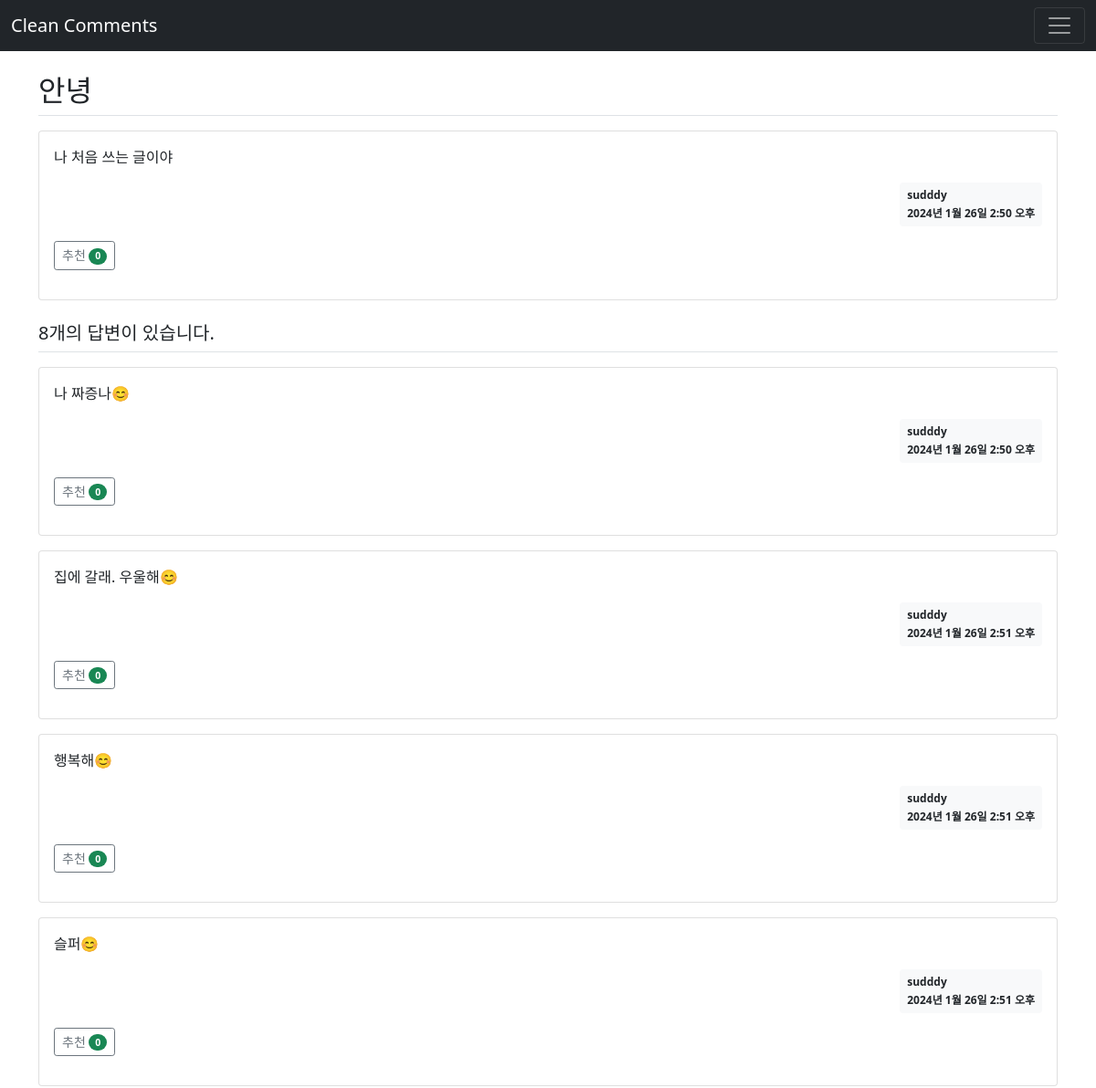
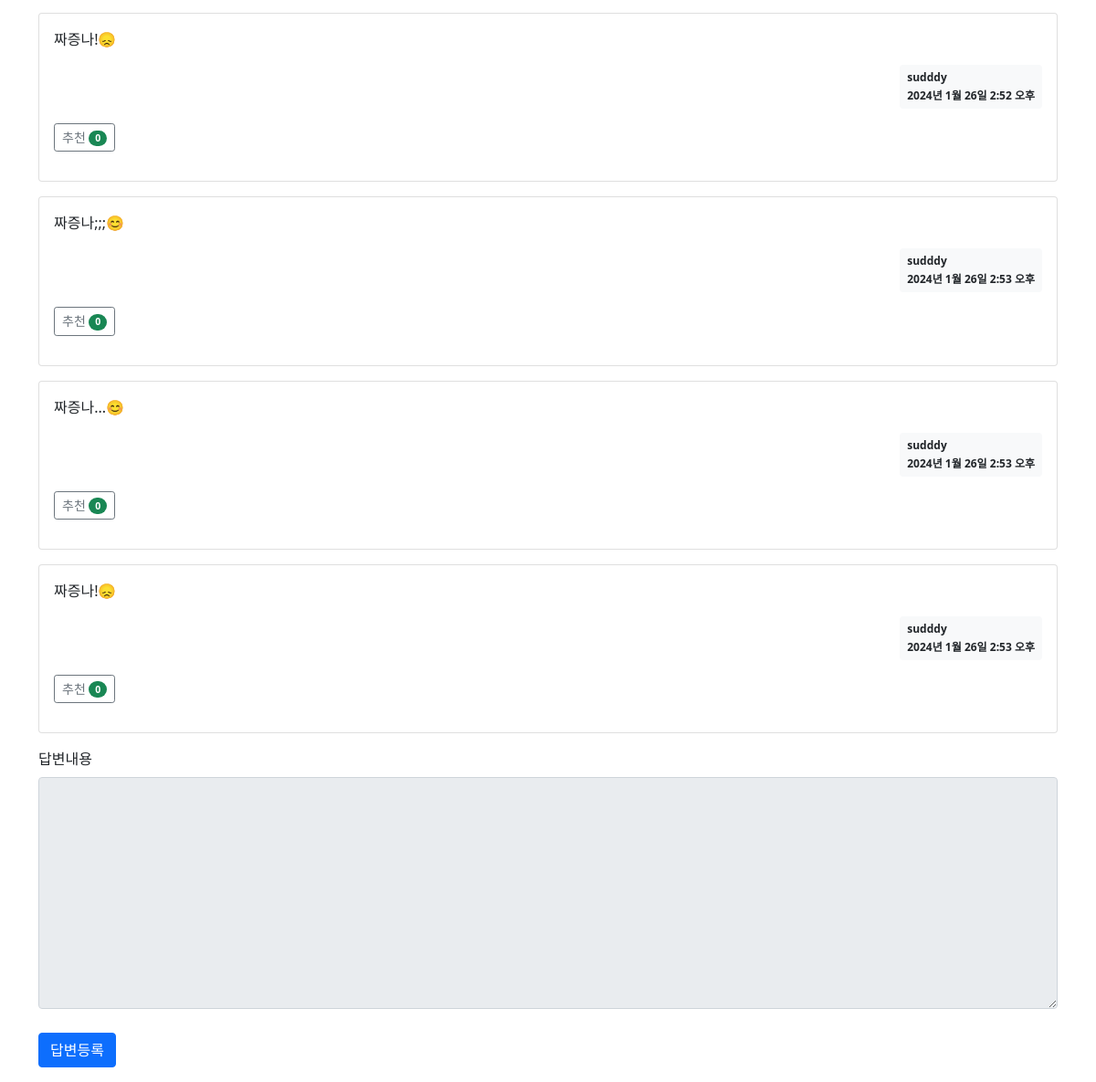
The app's page /pybo/314/, older data (2 pictures, top to bottom).
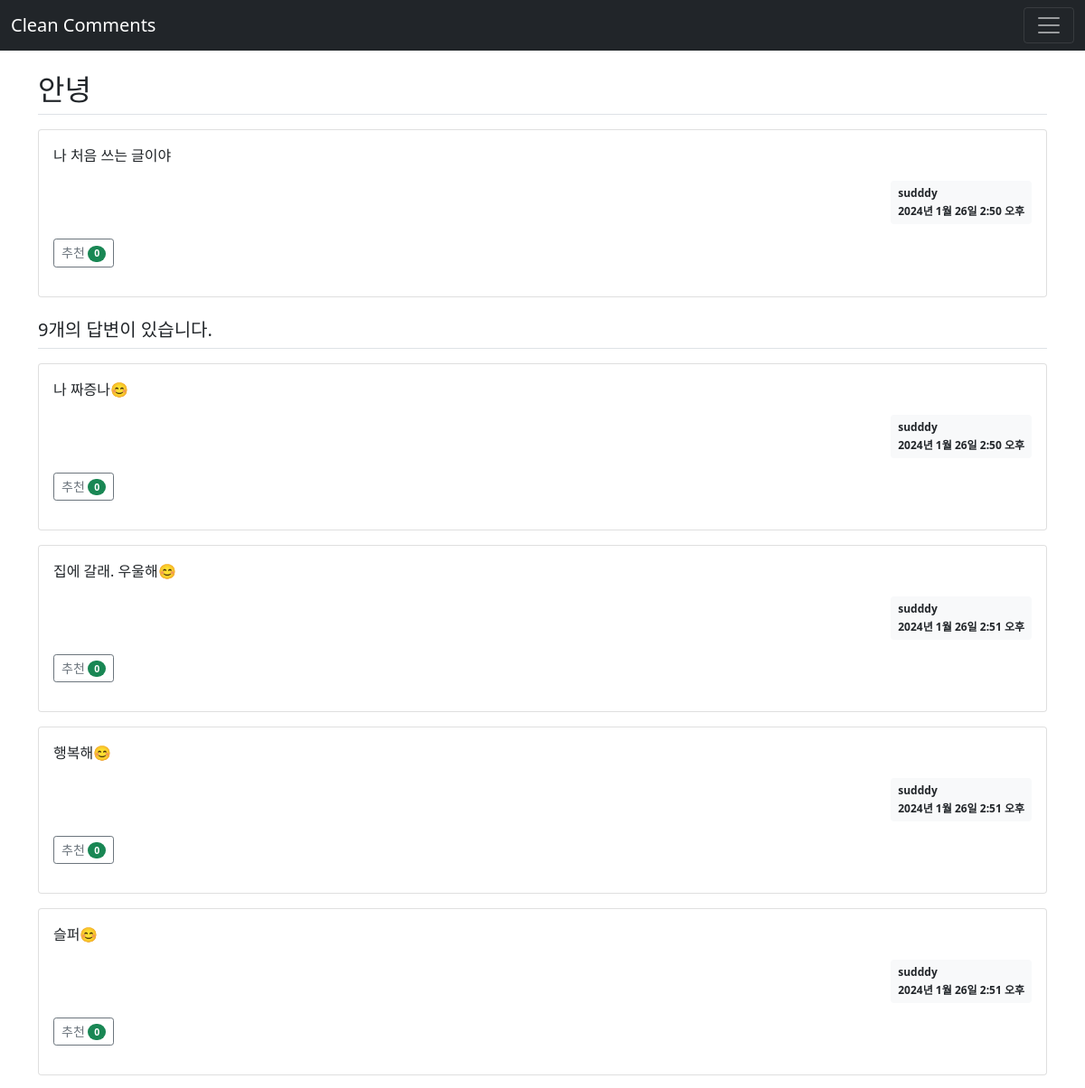
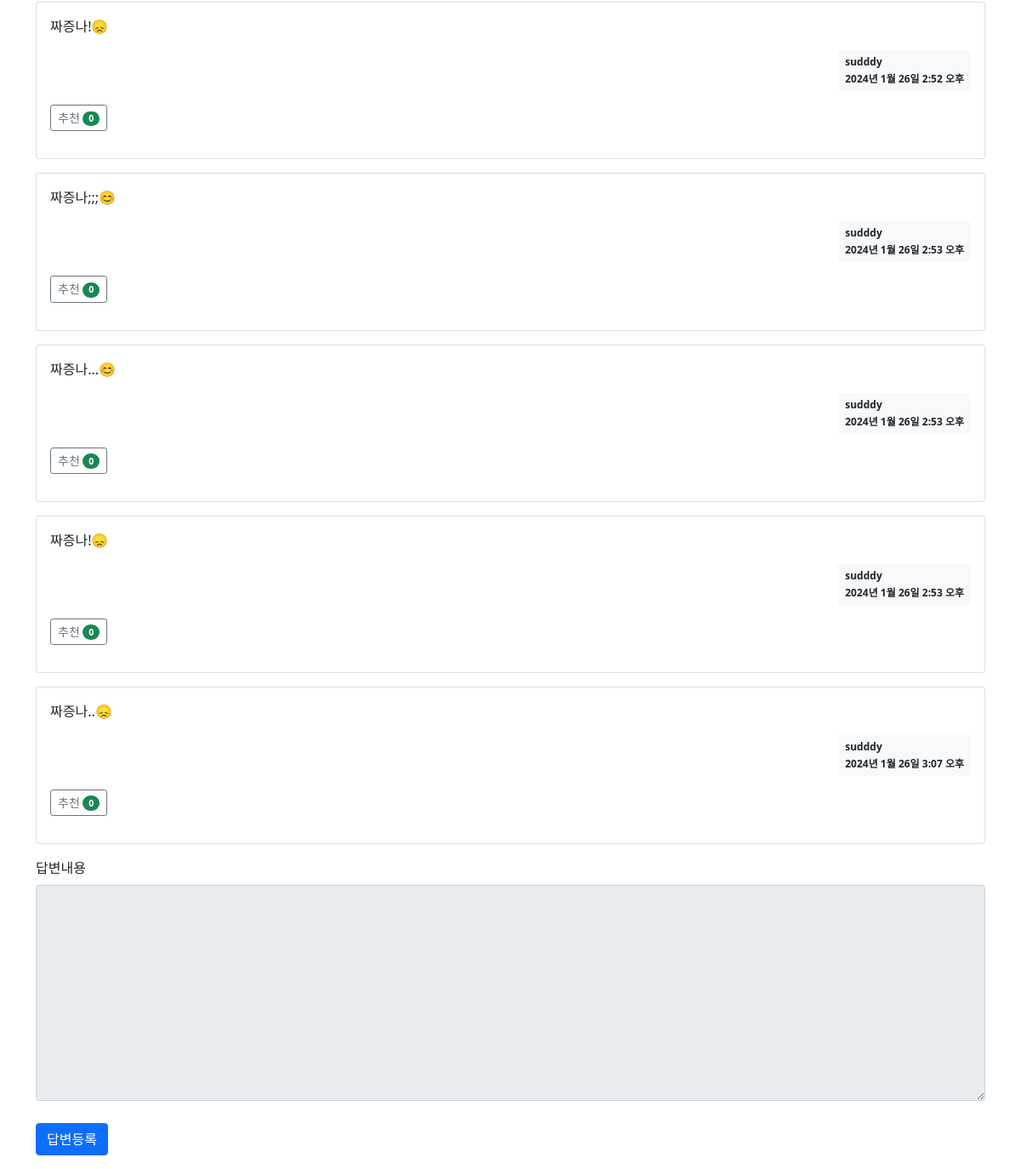
The same page, newer data (2 pictures, top to bottom).
### pybo/models.py (models this page shows, shortened)
class Question(models.Model):
    modify_date = models.DateTimeField(null=True, blank=True)
    author = models.ForeignKey(User, on_delete=models.CASCADE, related_name='author_question')
    subject = models.CharField(max_length=400)
    content = models.TextField()
    create_date = models.DateTimeField()
    voter = models.ManyToManyField(User, related_name='voter_question') # 추천인 추가

class Answer(models.Model):
    modify_date = models.DateTimeField(null=True, blank=True)
    author = models.ForeignKey(User, on_delete=models.CASCADE, related_name='author_answer')
    question = models.ForeignKey(Question, on_delete=models.CASCADE)
    content = models.TextField()
    create_date = models.DateTimeField()
    voter = models.ManyToManyField(User, related_name='voter_answer')

### pybo/views/base_views.py (the view)
def detail(request, question_id):
    question = get_object_or_404(Question, pk=question_id)
    context = {'question': question}
    return render(request, 'pybo/question_detail.html', context)

### pybo/templatetags/pybo_filter.py (called while the page is built)
@register.filter
def mark(value):
    extensions = ["nl2br", "fenced_code"]
    return mark_safe(markdown.markdown(value, extensions=extensions))

### templates/pybo/question_detail.html (shortened to what this page needs)
{% extends 'base.html' %}
{% load pybo_filter %}
{% block content %}
<div class="container my-3">
    <h2 class="border-bottom py-2">{{ question.subject }}</h2>
    <div class="card my-3">
        <div class="card-body">
            <div class="card-text">{{ question.content|mark }}</div>
            <div class="d-flex justify-content-end">
            <div class="badge bg-light text-dark p-2 text-start">
                <div class="mb-2">{{ question.author.username }}</div>
                <div>{{ question.create_date }}</div>
            </div>
            </div>
            <div class="my-3">
                <a href="javascript:void(0)" data-uri="{% url 'pybo:question_vote' question.id  %}"
                class="recommend btn btn-sm btn-outline-secondary"> 추천
                <span class="badge rounded-pill bg-success">{{question.voter.count}}</span>
            </a>
            </div>
        </div>
    </div>
    <h5 class="border-bottom my-3 py-2">{{question.answer_set.count}}개의 답변이 있습니다.</h5>
    {% for answer in question.answer_set.all %}
    <div class="card my-3">
        <div class="card-body">
            <div class="card-text">{{ answer.content|mark }}</div>
            <div class="d-flex justify-content-end">
            <div class="badge bg-light text-dark p-2 text-start">
                <div class="mb-2">{{ answer.author.username }}</div>
                <div>{{ answer.create_date }}</div>
            </div>
            </div>
            <div class="my-3">
                <a href="javascript:void(0)" data-uri="{% url 'pybo:answer_vote' answer.id  %}"
                class="recommend btn btn-sm btn-outline-secondary"> 추천
                <span class="badge rounded-pill bg-success">{{answer.voter.count}}</span>
            </a>
            </div>
        </div>
    </div>
    {% endfor %}
    <form action="{% url 'pybo:answer_create' question.id %}" method="post" class="my-3">
        <div class="mb-3">
            <label for="content" class="form-label">답변내용</label>
            <textarea {% if not user.is_authenticated %}disabled{% endif %}
            name="content" id="content" class="form-control" rows="10"></textarea>
        </div>
        <input type="submit" value="답변등록" class="btn btn-primary">
    </form>
</div>
{% endblock %}

### templates/base.html (shortened to what this page needs)
{% load static %}
<!doctype html>
<html lang="ko">
<head>
    <link rel="stylesheet" type="text/css" href="{% static 'bootstrap.min.css' %}">
    <link rel="stylesheet" type="text/css" href="{% static 'style.css' %}">
</head>
<body>
{% include "navbar.html" %}
{% block content %}
{% endblock %}
</body>
</html>

### templates/navbar.html (shortened to what this page needs)
<nav class="navbar navbar-dark bg-dark">
    <div class="container-fluid">
        <a class="navbar-brand" href="{% url 'pybo:index' %}">Clean Comments</a>
        <button class="navbar-toggler" type="button"
                data-bs-toggle="collapse"
                data-bs-target="#navbarSupportedContent"
                aria-controls="navbarSupportedContent"
                aria-expanded="false"
                aria-label="Toggle navigation">
            <span class="navbar-toggler-icon"></span>
        </button>
    </div>
</nav>

### static/style.css (style rules this page uses)
textarea { width:100%; }
input[type=submit] { margin-top:10px; }

Row changes from the older to the newer data that the page shows:
computed for Question "안녕": answer_set.count "8" → "9"
added Answer: content|mark "짜증나..😞", author.username "sudddy", create_date "2024년 1월 26일 3:07 오후", voter.count "0"
